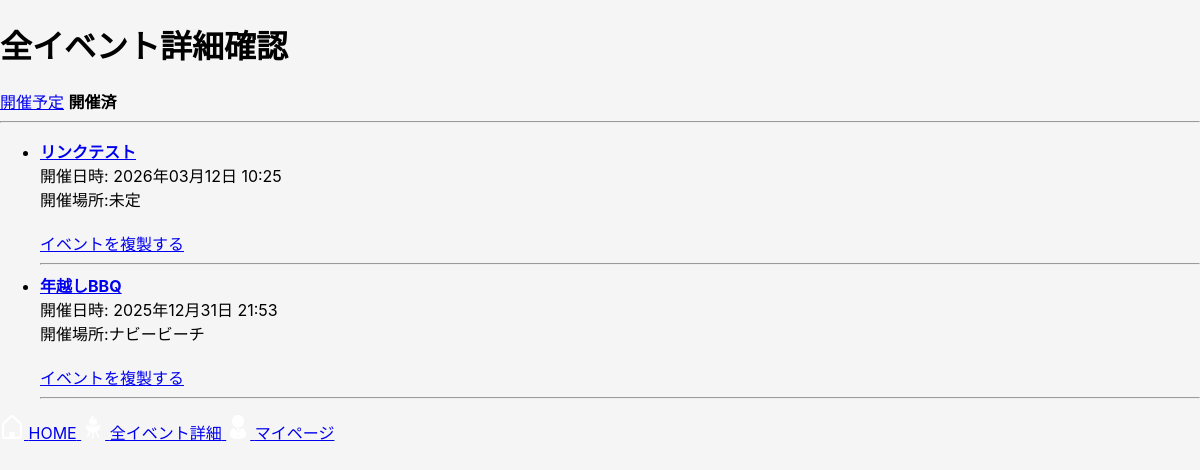
The page /events/?status=past (signed in) on the database as committed earlier.
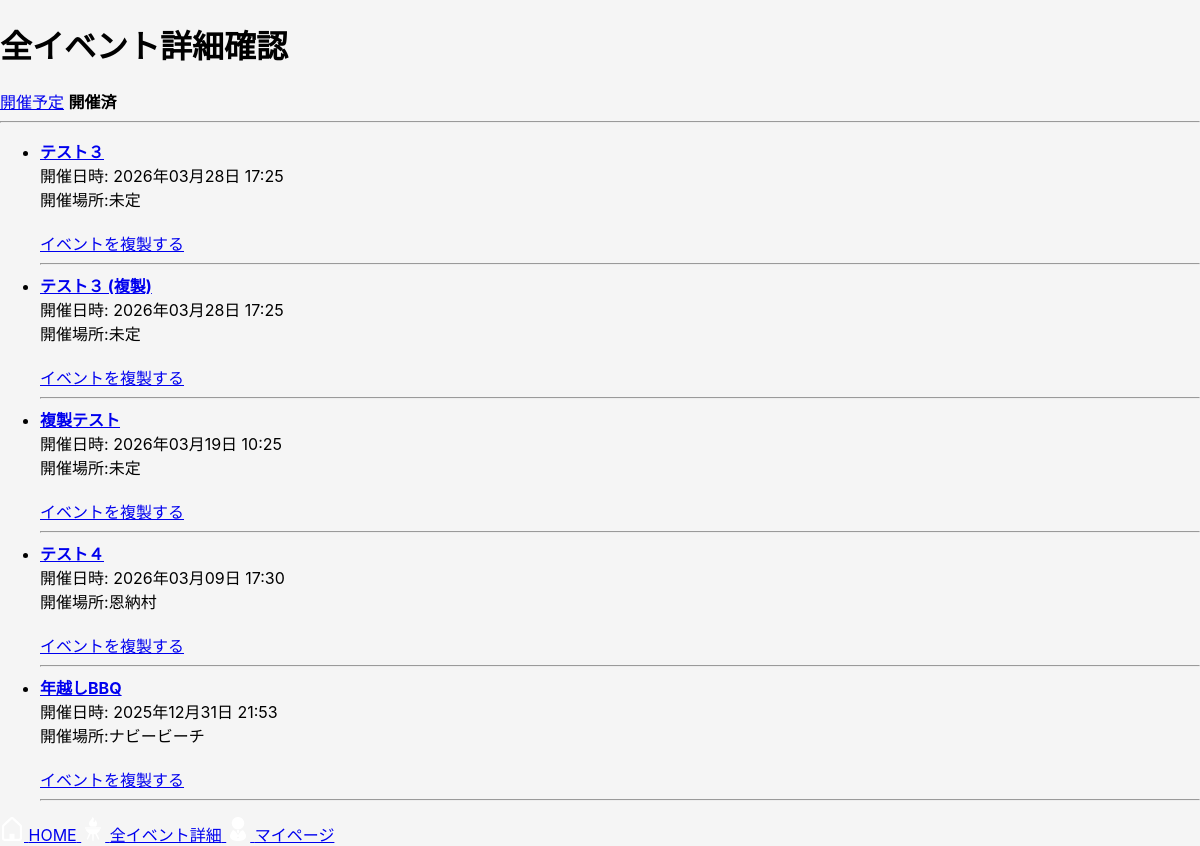
The same page on the database as committed later.
### bbq_app/models.py (models this page shows, shortened)
class Event(models.Model):
    user = models.ForeignKey(settings.AUTH_USER_MODEL, on_delete=models.CASCADE, related_name="events")
    name = models.CharField("イベント名", max_length=30)
    held_at = models.DateTimeField("開催日時", null=True, blank=True)
    location = models.CharField("開催場所", max_length=50, blank=True)
    created_at = models.DateTimeField("作成日時", auto_now_add=True)
    updated_at = models.DateTimeField("更新日時", auto_now=True)

### bbq_app/views.py (the view)
# urls.py: path("events/", views.event_list, name="event_list"),
@login_required
def event_list(request):
    status = request.GET.get("status", "upcoming")
    now = timezone.now()
    qs = Event.objects.filter(user=request.user)
    if status == "past":
        events = qs.filter(held_at__lt=now).order_by("-held_at")
    else:
        events = qs.filter(Q(held_at__gte=now) | Q(held_at__isnull=True)).order_by("held_at")
    return render(request, "bbq_app/event_list.html",{"events":events,"status":status,})

### bbq_app/templates/bbq_app/event_list.html (shortened to what this page needs)
{% extends "bbq_app/base.html" %}
{% block content %}
<h1>全イベント詳細確認</h1>
<div>
    {% if status == "upcoming" %}
        <strong>開催予定</strong>
    {% else %}
        <a href="{% url 'event_list' %}?status=upcoming">開催予定</a>
    {% endif %}
    {% if status == "past" %}
         <strong>開催済</strong>
    {% else %}
        <a href="{% url 'event_list' %}?status=past">開催済</a>
    {% endif %}
</div>
<hr>
<ul>
{% for event in events %}
    <li>
        <strong>
            <a href="{% url 'item_edit' event.id %}">
                {{event.name}}
            </a>
        </strong><br>
        開催日時:
        {% if event.held_at %}
            {{ event.held_at|date:"Y年m月d日 H:i" }}
        {% else %}
            未定
        {% endif %}
        <br>
        開催場所:{{ event.location|default:"未定" }}
        <br><br>
        <a href="#" onclick="openDuplicateModal({{ event.id }}); return false;">イベントを複製する</a>
        <hr>
    </li>
{% empty %}
    <li>イベントがありません</li>
{% endfor %}
</ul>
{% endblock %}

### bbq_app/templates/bbq_app/base.html (shortened to what this page needs)
{% load static %}
<!DOCTYPE html>
<html lang="ja">
<head>
    <link rel="stylesheet" href="{% static 'bbq_app/css/style.css' %}">
</head>
<body>
    <main>{% block content %}{% endblock %}</main>
    {% block footer %}
        {% include "bbq_app/partials/footer_nav.html" %}
    {% endblock %}
</body>
</html>

### bbq_app/templates/bbq_app/partials/footer_nav.html
{% load static %}
<div class="footer-nav">
    <a href="{% url 'home' %}">
        <img src="{% static 'bbq_app/images/home.png' %}" width="24">
        <span>HOME</span>
    </a>
    <a href="{% url 'event_list' %}">
        <img src="{% static 'bbq_app/images/events.png' %}" width="24">
        <span>全イベント詳細</span>
    </a>
    <a href="{% url 'mypage' %}">
        <img src="{% static 'bbq_app/images/mypage.png' %}" width="24">
        <span>マイページ</span>
    </a>
</div>

### bbq_app/static/bbq_app/css/style.css (style rules this page uses)
body { margin:0 ; background: #f5f5f5; font-family: -apple-system, BlinkMacSystemFont, "Helvetica Neue", sanserif; }

Rows that differ between the two databases and show on the page:
removed Event: name "リンクテスト", held_at "2026年03月12日 10:25", location "未定"
added Event: name "テスト３", held_at "2026年03月28日 17:25", location "未定"
added Event: name "テスト３ (複製)", held_at "2026年03月28日 17:25", location "未定"
added Event: name "複製テスト", held_at "2026年03月19日 10:25", location "未定"
added Event: name "テスト４", held_at "2026年03月09日 17:30", location "恩納村"
